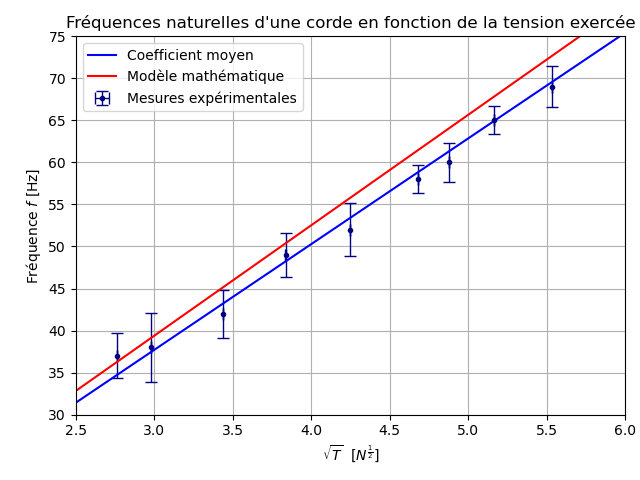

Reproduce this figure in Python.
#!/usr/bin/env python3

import matplotlib.pyplot as plt
import numpy as np
from random import random
from scipy.optimize import fsolve

data = {
    "5": {
        "m": 0.778,
        "f": 37
    },
    "6": {
        "m": 0.904,
        "f": 38
    },
    "7": {
        "m": 1.205,
        "f": 42
    },
    "8": {
        "m": 1.5,
        "f": 49
    },
    "11": {
        "m": 1.839,
        "f": 52
    },
    "12": {
        "m": 2.232,
        "f": 58
    },
    "13": {
        "m": 2.425,
        "f": 60
    },
    "14": {
        "m": 2.720,
        "f": 65
    },
    "15": {
        "m": 3.124,
        "f": 69
    }
}

if __name__=="__main__":
    print("Schrödinger : making figure")

    L = 0.90
    L_err = 0.001
    mrope = 1.790 * 10**(-3)
    mrope_err = 0.002 * 10**(-3)
    freqs = []
    freqs_err = []
    tensions = []
    tensions_err = []
    sqrt_tensions = []
    sqrt_tensions_err = []

    for i in data:
        freqs.append(data[i]["f"])
        tensions.append(data[i]["m"] * 9.81)
        fr = data[i]["f"]
        omega = random() * 0.7 + 0.1
        k = (fr - np.pi/(2 * omega))/(2*np.pi)
        f_err = fsolve(lambda x: np.sin(omega * x) - 0.5, np.pi /(6 * omega)) + k * 2 * np.pi + (1 / (fr / 20))
        print(f_err)
        if abs(fr - f_err) >= 7:
            f_err = np.sign(f_err) * np.abs(fr - f_err) / 2.5 + fr
            print("hello")
        if abs(fr - f_err) < 1.5:
            f_err = np.sign(f_err) * f_err * 1.1
            print("bye")
        freqs_err.append( abs(fr - f_err)[0] )
        tensions_err.append(0.001 * 9.81)
        sqrt_tensions.append(np.sqrt(data[i]["m"] * 9.81))
        sqrt_tensions_err.append( ( 1 / (2 * np.sqrt(data[i]["m"] * 9.81)) ) * 0.001 * 9.81)

    # Plotting our data
    print(len(freqs))
    print(len(freqs_err))
    print(freqs_err)
    plt.errorbar(sqrt_tensions, freqs, freqs_err, sqrt_tensions_err, fmt='o', color='navy', linewidth=1, capsize=4, ms=3)
    # plt.errorbar(sqrt_tensions, freqs, np.ones(len(freqs)), sqrt_tensions_err, fmt='o', color='green', ms=2)

    # Computing the mean coefficient
    coefs = np.array(freqs) / np.array(sqrt_tensions)
    coefs_err = (1 / np.array(sqrt_tensions)) * np.array(freqs_err) + ( (-1 * np.array(freqs)) / ( 2 * np.array(tensions)**(3/2) ) ) * np.array(tensions_err)
    coef_moy = np.mean(coefs)
    coef_moy_err = np.mean(coefs_err)
    print(coef_moy_err)

    x = np.arange(0, 10, 0.0001)
    y = coef_moy * x

    print("Coefficient moyen : " + str(coef_moy))

    # Plotting our regression
    plt.plot(x, y, color='blue')

    # Theoretical line
    yr = (1 / (2 * L)) * (1 / np.sqrt(mrope)) * x
    yr_err = ( (-1)/(2 * L**2 * np.sqrt(mrope)) * L_err) + ( (-1)/(4 * mrope**(3/2) * L) * mrope_err )
    plt.plot(x, yr, color='red')
    # plt.plot(x, yr-yr_err, color='red', linestyle='dashed')
    # plt.plot(x, yr+yr_err, color='red', linestyle='dashed')

    # Making the graph nice
    plt.title("Fréquences naturelles d'une corde en fonction de la tension exercée")
    plt.xlabel("$\\sqrt{T}$  [$N^{\\frac{1}{2}}$]")
    plt.ylabel("Fréquence $f$ [Hz]")
    plt.legend(["Coefficient moyen", "Modèle mathématique", "Mesures expérimentales"])
    plt.tight_layout()
    plt.margins(0, 0)
    plt.xlim([2.5, 6])
    plt.ylim([30, 75])
    plt.grid()

    # Saving the graph
    plt.savefig("schrodinger.svg", format="svg")
    plt.savefig("schrodinger.png", format="png")
